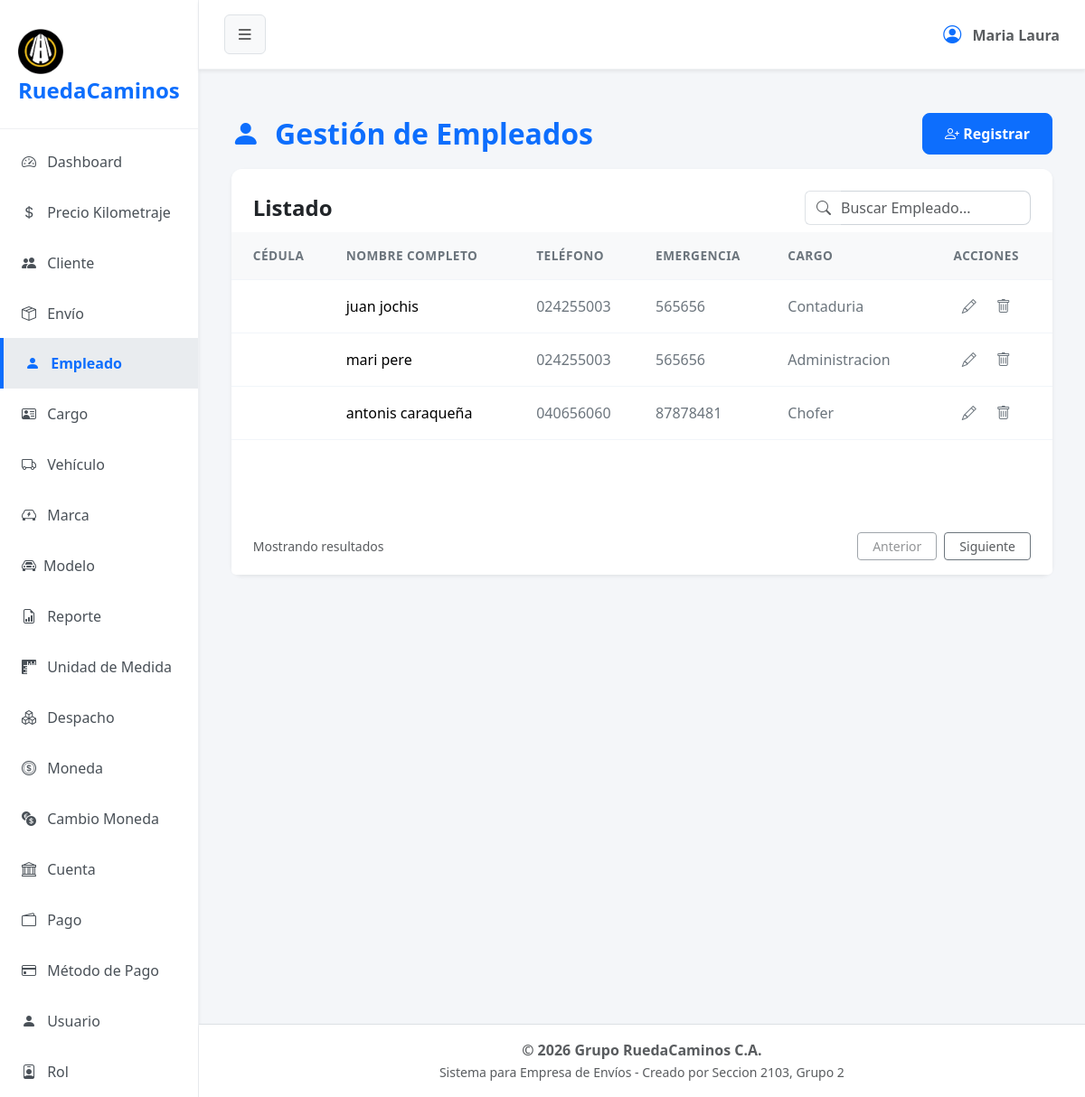
The app's page /?url=empleado, older data.
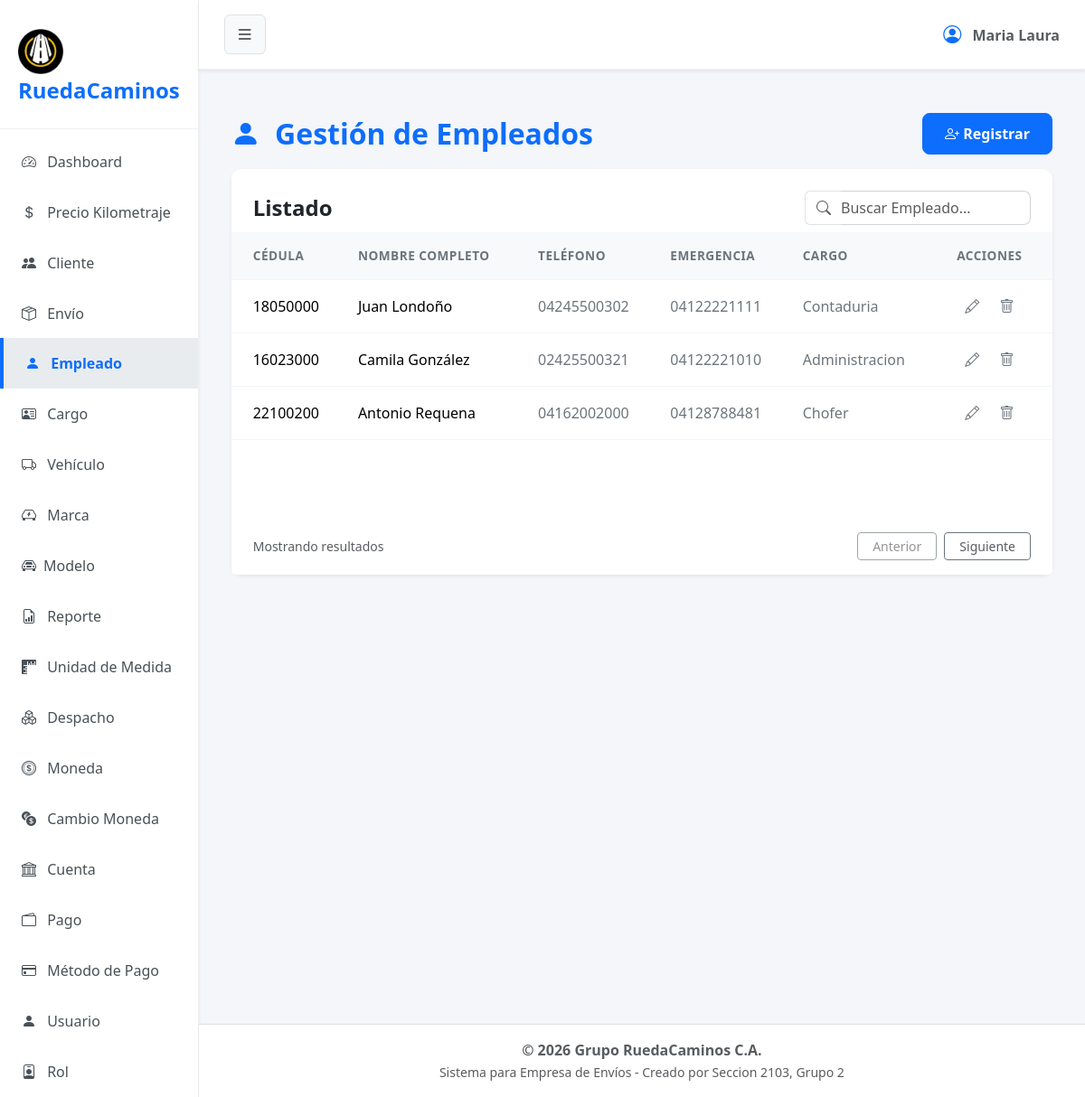
The same page, newer data.
### tables this page shows
CREATE TABLE `empleado` (
  `cod_empleado` int(2) NOT NULL,
  `cedula` varchar(8) NOT NULL,
  `nombre` varchar(100) NOT NULL,
  `apellido` varchar(100) NOT NULL,
  `telefono` varchar(12) NOT NULL,
  `telefono_emergencia` varchar(12) DEFAULT NULL,
  `cod_cargo` int(1) NOT NULL,
  `estado` tinyint(1) NOT NULL
);

CREATE TABLE `cargo` (
  `cod_cargo` int(1) NOT NULL,
  `nombre` varchar(15) NOT NULL,
  `estado` tinyint(1) NOT NULL
);

### app/controller/empleadoController.php (called while the page is built, shortened)
<?php
$empleado = new Empleado();
$registros = $empleado->obt_RegistrosEmpleado();
include 'app/view/layout/header.php';
include 'app/view/empleado/empleadoView.php';
include 'app/view/layout/footer.php';
?>

### index.php (called while the page is built, shortened)
<?php
    $frontController = new FrontController();
?>

### app/config/Conexion.php (called while the page is built, shortened)
<?php
abstract class Conexion
{
    public $host = "localhost";
    public $namedb = "grupo_ruedacaminos";
    public $userdb = "root";
    public $passwd = "";
    public function __construct()
    {
        $this->conexion = $this->getConnection();
    }
    public function getConnection(): PDO
    {
        try {
            $dsn = "mysql:host=" . $this->host . ";dbname=" . $this->namedb . ";charset=utf8";
            $conexion = new PDO($dsn, $this->userdb, $this->passwd);
            $conexion->setAttribute(PDO::ATTR_ERRMODE, PDO::ERRMODE_EXCEPTION);
        } catch (PDOException $error) {
            die('No se pudo conectar a la base de datos, error:' . $error->getMessage());
        }
        return $conexion;
    }
}

### app/model/Empleado.php (called while the page is built, shortened)
<?php
class Empleado extends Conexion
{
    public function obt_RegistrosEmpleado()
    {
        try {
            $sentencia = "SELECT e.*, c.nombre as nombre_cargo
                        FROM empleado e
                        INNER JOIN cargo c ON e.cod_cargo = c.cod_cargo
                        WHERE e.estado = 1";
            $select = $this->conexion->prepare($sentencia);
            $select->execute();
            return $select->fetchAll(\PDO::FETCH_ASSOC);
        } catch (\PDOException $e) {
            return [];
        }
    }
}

### app/view/empleado/componentes/tabla.php (the view)
<div class="card-body p-0">
    <div class="table-responsive">
        <table class="table table-hover align-middle mb-0">
            <thead class="table-light table-header-custom">
                <tr>
                    <th class="ps-4">CÉDULA</th>
                    <th>NOMBRE COMPLETO</th>
                    <th>TELÉFONO</th>
                    <th>EMERGENCIA</th>
                    <th>CARGO</th>
                    <th class="pe-4 text-center">ACCIONES</th>
                </tr>
            </thead>
            <tbody>
                <?php if (!empty($registros)): ?>
                    <?php foreach ($registros as $fila): ?>
                        <tr>
                            <td class="ps-4 fw-medium"><?= $fila['cedula'] ?></td>
                            <td><span class="fw-medium"><?= $fila['nombre'] . ' ' . $fila['apellido'] ?></span></td>
                            <td class="text-secondary"><?= $fila['telefono'] ?></td>
                            <td class="text-secondary"><?= $fila['telefono_emergencia'] ?></td>
                            <td class="text-secondary"><?= ucfirst($fila['nombre_cargo']) ?></td>
                            <td class="pe-4 text-center">
                                <button type="button" class="btn btn-link text-secondary p-0 m-0 align-baseline me-3 btn-editar" title="Editar"
                                    data-bs-toggle="modal" data-bs-target="#modalEditar"
                                    data-id="<?= $fila['cod_empleado'] ?>"
                                    data-cedula="<?= $fila['cedula'] ?>"
                                    data-nombre="<?= $fila['nombre'] ?>"
                                    data-apellido="<?= $fila['apellido'] ?>"
                                    data-telefono="<?= $fila['telefono'] ?>"
                                    data-emergencia="<?= $fila['telefono_emergencia'] ?>"
                                    data-cargo="<?= $fila['cod_cargo'] ?>">
                                    <i class="bi bi-pencil"></i>
                                </button>
                                <button type="button" class="btn btn-link text-secondary p-0 m-0 align-baseline btn-eliminar" title="Eliminar"
                                    data-id="<?= $fila['cod_empleado'] ?>">
                                    <i class="bi bi-trash"></i>
                                </button>
                            </td>
                        </tr>
                    <?php endforeach; ?>
                <?php else: ?>
                    <tr><td colspan="6" class="text-center">No hay registros disponibles.</td></tr>
                <?php endif; ?>
            </tbody>
        </table>
    </div>
</div>

### app/controller/FrontController.php (shortened to what this page needs)
<?php
    class FrontController {
        private $dir;
        private $controller;
        private $url;
        public function __construct() {
            if (isset($_REQUEST["url"])) {
                $this->url = $_REQUEST["url"];
                $this->dir = 'app/controller/';
                $this->controller = 'Controller.php';
                $this->getURL();
            } else {
                echo "<script>location='?url=dashboard'</script>";
            }
        }
        private function getURL() {
            if(file_exists($this->dir.$this->url.$this->controller)) {
                require_once($this->dir.$this->url.$this->controller);
            } else {
                echo "<h2>Error 404: Módulo no encontrado</h2>";
                echo "<p>El controlador para '{$this->url}' no existe.</p>";
                echo "<a href='?url=dashboard'>Volver al inicio</a>";
            }
        }
    }
?>

### app/view/layout/header.php (shortened to what this page needs)
<!DOCTYPE html>
<html lang="es">
<head>
    <link href="assets/css/bootstrap.min.css" rel="stylesheet">
    <link href="assets/css/styles.css" rel="stylesheet">
    <link href="assets/icons/bootstrap-icons/font/bootstrap-icons.min.css" rel="stylesheet">
</head>
<body>
    <?php
    $current_url = isset($_GET['url']) ? $_GET['url'] : 'dashboard';
    ?>
    <div class="d-flex" id="wrapper">
        <div id="sidebar-wrapper" class="shadow-sm">
            <div class="sidebar-heading">
                <img src="app/view/img/logo2.png" alt="Logo" class="img-fluid mt-2" style="max-width: 50px;">RuedaCaminos
            </div>
            <div class="list-group list-group-flush mt-2">
                <a href="?url=dashboard" class="list-group-item list-group-item-action <?= $current_url == 'dashboard' ? 'active' : '' ?>">
                    <i class="bi bi-speedometer2 me-2"></i> Dashboard
                </a>
                <a href="?url=kilometraje" class="list-group-item list-group-item-action <?= $current_url == 'kilometraje' ? 'active' : '' ?>">
                    <i class="bi bi-currency-dollar me-2"></i> Precio Kilometraje
                </a>
                <a href="?url=cliente" class="list-group-item list-group-item-action <?= $current_url == 'cliente' ? 'active' : '' ?>">
                    <i class="bi bi-people-fill me-2"></i> Cliente
                </a>
                <a href="?url=envio" class="list-group-item list-group-item-action <?= $current_url == 'envio' ? 'active' : '' ?>">
                    <i class="bi bi-box-seam me-2"></i> Envío
                </a>
                <a href="?url=empleado" class="list-group-item list-group-item-action <?= $current_url == 'empleado' ? 'active' : '' ?>">
                    <i class="bi bi-person-fill me-2"></i> Empleado
                </a>
                <a href="?url=cargo" class="list-group-item list-group-item-action <?= $current_url == 'cargo' ? 'active' : '' ?>">
                    <i class="bi bi-person-vcard me-2" ></i> Cargo
                </a>
                <a href="?url=vehiculo" class="list-group-item list-group-item-action <?= $current_url == 'vehiculo' ? 'active' : '' ?>">
                    <i class="bi bi-truck me-2"></i> Vehículo
                </a>
                <a href="?url=marca" class="list-group-item list-group-item-action <?= $current_url == 'marca' ? 'active' : '' ?>">
                    <i class="bi bi-ev-front me-2"></i> Marca
                </a>
                <a href="?url=modelo" class="list-group-item list-group-item-action <?= $current_url == 'modelo' ? 'active' : '' ?>">
                    <i class="bi bi-car-front me-2"></i>Modelo
                </a>
                <a href="?url=reporte" class="list-group-item list-group-item-action <?= $current_url == 'reporte' ? 'active' : '' ?>">
                    <i class="bi bi-file-earmark-bar-graph me-2"></i> Reporte
                </a>
                <a href="?url=unidadesmedida" class="list-group-item list-group-item-action <?= $current_url == 'unidadesmedida' ? 'active' : '' ?>">
                    <i class="bi bi-rulers me-2"></i> Unidad de Medida
                </a>
                <a href="?url=despacho" class="list-group-item list-group-item-action <?= $current_url == 'despacho' ? 'active' : '' ?>">
                    <i class="bi bi-boxes me-2"></i> Despacho
                </a>
                <a href="?url=moneda" class="list-group-item list-group-item-action <?= $current_url == 'moneda' ? 'active' : '' ?>">
                    <i class="bi bi-coin me-2"></i> Moneda
                </a>
                <a href="?url=cambiomoneda" class="list-group-item list-group-item-action <?= $current_url == 'cambiomoneda' ? 'active' : '' ?>">
                    <i class="bi bi-currency-exchange me-2"></i> Cambio Moneda
                </a>
                <a href="?url=cuenta" class="list-group-item list-group-item-action <?= $current_url == 'cuenta' ? 'active' : '' ?>">
                    <i class="bi bi-bank me-2"></i> Cuenta
                </a>
                <a href="?url=pago" class="list-group-item list-group-item-action <?= $current_url == 'pago' ? 'active' : '' ?>">
                    <i class="bi bi-wallet2 me-2"></i> Pago
                </a>
                <a href="?url=metodopago" class="list-group-item list-group-item-action <?= $current_url == 'metodopago' ? 'active' : '' ?>">
                    <i class="bi bi-credit-card me-2"></i> Método de Pago
                </a>
                <a href="?url=usuario" class="list-group-item list-group-item-action <?= $current_url == 'usuario' ? 'active' : '' ?>">
                    <i class="bi bi-person-fill me-2"></i> Usuario
                </a>
                <a href="?url=rol" class="list-group-item list-group-item-action <?= $current_url == 'rol' ? 'active' : '' ?>">
                    <i class="bi bi-person-badge me-2"></i> Rol
                </a>
            </div>
        </div>
        <div id="page-content-wrapper" class="d-flex flex-column min-vh-100 w-100">
            <nav class="navbar navbar-expand-lg navbar-light shadow-sm">
                <div class="container-fluid">
                    <button class="btn btn-light border" id="sidebarToggle"><i class="bi bi-list fs-5"></i></button>
                    <div class="ms-auto d-flex align-items-center">
                        <span class="text-muted fw-bold"><i class="bi bi-person-circle fs-5 me-2 text-primary"></i> Maria Laura</span>
                    </div>
                </div>
            </nav>
            <main class="container-fluid">

### app/view/empleado/empleadoView.php (shortened to what this page needs)
<main class="container-fluid py-5 px-4">
    <div class="row">
        <div class="col-12 mb-4">
            <header class="d-flex justify-content-between align-items-center mb-3">
                <h2 class="mb-0 text-primary fw-bold"><i class="bi bi-person-fill me-2"></i> Gestión de Empleados</h2>
                <div class="btn-group" role="group" aria-label="Basic example">
                    <button type="button" class="btn btn-primary " data-bs-toggle="modal" data-bs-target="#registerEmpleado">
                        <i class="bi bi-person-plus"></i> Registrar
                    </button>
                </div>
            </header>
            <section class="card shadow-sm border-0 h-100">
                <div class="card-header bg-white border-bottom-0 pt-4 pb-2 px-4 d-flex justify-content-between align-items-center">
                    <h4 class="mb-0 fw-bold">Listado</h4>
                    <div class="input-group" style="max-width: 250px;">
                        <span class="input-group-text bg-transparent border-end-0 text-muted">
                            <i class="bi bi-search"></i>
                        </span>
                        <input type="text" class="form-control border-start-0 ps-0 text-muted" placeholder="Buscar Empleado...">
                    </div>
                </div>
                <?php require 'componentes/tabla.php'; ?>
                <footer class="card-footer bg-white border-top-0 d-flex justify-content-between align-items-center px-4 py-3">
                    <span class="text-muted small">Mostrando resultados</span>
                    <div class="d-flex gap-2">
                        <button class="btn btn-outline-secondary btn-sm px-3 text-muted" disabled>Anterior</button>
                        <button class="btn btn-outline-secondary btn-sm px-3 text-muted">Siguiente</button>
                    </div>
                </footer>
            </section>
        </div>
    </div>
</main>

### app/view/layout/footer.php (shortened to what this page needs)
        </main>
        <footer class="bg-white text-center py-3 mt-auto border-top w-100 shadow-sm">
            <div class="container-fluid">
                <p class="mb-0 text-muted fw-semibold">&copy; <?= date('Y') ?> Grupo RuedaCaminos C.A.</p>
                <small class="text-muted">Sistema para Empresa de Envíos - Creado por Seccion 2103, Grupo 2</small>
            </div>
        </footer>
    </div>
</div>
</body>
</html>

### assets/css/styles.css (style rules this page uses)
body { background-color: #f4f6f9; font-family: 'Segoe UI', Tahoma, Geneva, Verdana, sans-serif; overflow-x: hidden; }
#wrapper { display: flex; transition: all 0.3s ease-in-out; }
#sidebar-wrapper { min-height: 100vh; width: 250px; background-color: #ffffff; border-right: 1px solid #eef0f3; transition: margin .25s ease-out; }
#sidebar-wrapper .sidebar-heading { padding: 1.5rem 1.25rem; font-size: 1.5rem; font-weight: 800; color: #0d6efd; border-bottom: 1px solid #eef0f3; }
#sidebar-wrapper .list-group { width: 100%; }
#page-content-wrapper { min-width: 0; width: 100%; display: flex; flex-direction: column; }
.list-group-item { border: none; padding: 1rem 1.5rem; font-weight: 500; color: #495057; border-left: 4px solid transparent; }
.list-group-item.active { background-color: #e9ecef; color: #0d6efd; border-color: #0d6efd; border-left: 4px solid #0d6efd; font-weight: 700; }
.navbar { background-color: #ffffff; border-bottom: 1px solid #eef0f3; padding: 1rem; }
.card { box-shadow: 0 4px 12px rgba(0,0,0,0.05); border: none; border-radius: 12px; margin-bottom: 1.5rem; }
.card-header { background-color: #ffffff; border-bottom: 1px solid #eef0f3; font-weight: 600; border-top-left-radius: 12px !important; border-top-right-radius: 12px !important; }
.form-control, .form-select { border-radius: 8px; border-color: #ced4da; }
.btn-primary, .btn-success { border-radius: 8px; padding: 10px 24px; font-weight: 600; }
.table > :not(caption) > * > * { padding: 1rem 0.75rem; border-bottom-color: #f1f5f9; }
.table-header-custom th { color: #6c757d; font-weight: 600; font-size: 0.85rem; letter-spacing: 0.5px; }

Row changes from the older to the newer data that the page shows:
changed empleado "Contaduria": cedula (not shown) → "18050000"; nombre "juan" → "Juan"; apellido "jochis" → "Londoño"; telefono "024255003" → "04245500302"; telefono_emergencia "565656" → "04122221111"
changed empleado "Administracion": cedula (not shown) → "16023000"; nombre "mari" → "Camila"; apellido "pere" → "González"; telefono "024255003" → "02425500321"; telefono_emergencia "565656" → "04122221010"
changed empleado "Chofer": cedula (not shown) → "22100200"; nombre "antonis" → "Antonio"; apellido "caraqueña" → "Requena"; telefono "040656060" → "04162002000"; telefono_emergencia "87878481" → "04128788481"
